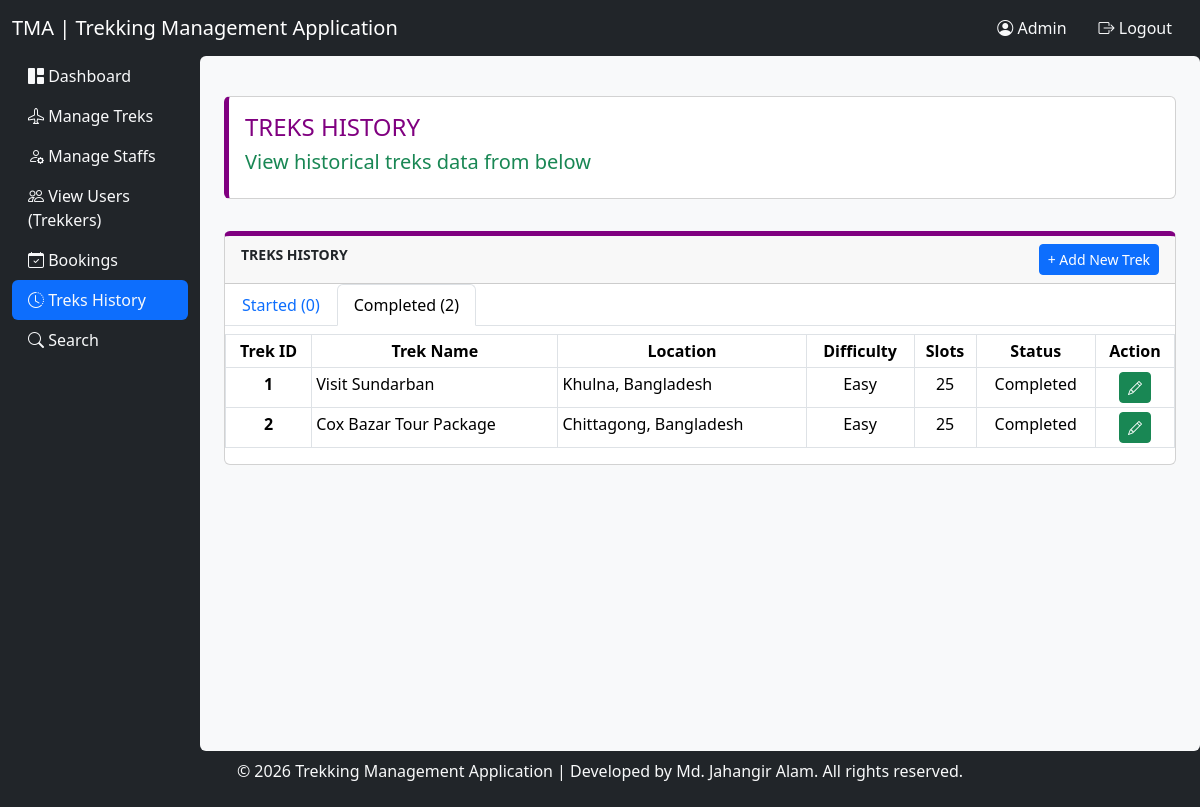
The app's page /adminTreksHistory?tabID=2 (signed in) with its own data.
### application/models.py (models this page shows)
class Trek(db.Model):
    __tablename__ = 'treks'
    id = db.Column(db.Integer, primary_key = True)
    trek_name = db.Column(db.String(255), nullable = False)
    location = db.Column(db.String(255), nullable = False)
    difficulty = db.Column(db.String(255), nullable = False) ## easy / medium / hard
    duration = db.Column(db.Integer, nullable = False) ## In days
    assigned_staff_id = db.Column(db.Integer, db.ForeignKey('staffs.id'), nullable = False) ## Added to link Staff model
    status = db.Column(db.String(255), nullable = False, default = "deactive") ## (open / closed / completed
    start_date = db.Column(db.Date, nullable = False) ## Date in yyyy-mm-dd format
    end_date = db.Column(db.Date, nullable = False) ## Date in yyyy-mm-dd format
    total_slots = db.Column(db.Integer, nullable = False)
    trek_description = db.Column(db.String(300), nullable = False)
    trek_image_link = db.Column(db.String, nullable = False)

### application/controllers.py (the view)
@app.route('/adminTreksHistory')
def admin_treks_history():
    auth = req_role('admin')
    if auth == False:
        return redirect(url_for('logout'))
    treks = Trek.query.all()
    count_started = len([trek for trek in treks if trek.status =='started'])
    count_completed = len([trek for trek in treks if trek.status =='completed'])
    return render_template('adminTreksHistory.html',
        treks = treks,
        count_started = count_started,
        count_completed = count_completed
        )

### application/controllers.py (called while the page is built)
def req_role(required_role):
    if not session:
        return False
    if session['user_role'] != required_role:
        return False

### templates/adminTreksHistory.html (shortened to what this page needs)
{% set pageTitle = "Admin | Treks History" %}
{% set pageID = 16 %}
{% extends 'baseTemplate.tpl.html' %}
    {% block ContentArea %}
    <div class="container-fluid">
        <div class="row">
            {% include 'sidebar.inc.html' %}
            <div class="col-10 offset-2 p-4 bg-light rounded">
                <div class="row pt-2 mt-2 mb-4">
                    <div class="col">
                        <div class="card" style="border-left: 5px solid purple;">
                            <div class="card-body">
                                <h4 class="text-uppercase" style="color: purple;">Treks History</h4>
                                <p class="h5 text-success">View historical treks data from below</em></p>
                            </div>
                        </div>
                    </div>
                </div>
                <div class="row pt-2 mt-2 mb-4" style="min-height: 60vh">
                    <div class="col">
                        <div class="card" style="border-top: 5px solid purple;">
                            <div class="card-header d-flex justify-content-between">
                                <small class="text-uppercase"><strong>Treks History</strong></small>
                                <a class="btn btn-sm btn-primary" href="{{ url_for('admin_manage_treks_add') }}">+ Add New Trek</a>
                            </div>
                            <ul class="nav nav-tabs mb-2">
                                <li class="nav-item">
                                    <a class="nav-link {% if request.args.get('tabID', '1') == '1' %} active {% endif %}" href="?tabID=1">Started ({{ count_started }})</a>
                                </li>
                                <li class="nav-item">
                                    <a class="nav-link {% if request.args.get('tabID') == '2' %} active {% endif %}" href="?tabID=2">Completed ({{ count_completed }})</a>
                                </li>
                            </ul>
                            <div class="card-body p-0">
                                {% if request.args.get('tabID') == '2'  %}
                                <table class="table table-sm table-bordered">
                                    <thead class="bg-light">
                                        <tr>
                                            <th class="text-center">Trek ID</th>
                                            <th class="text-center">Trek Name</th>
                                            <th class="text-center">Location</th>
                                            <th class="text-center">Difficulty</th>
                                            <th class="text-center">Slots</th>
                                            <th class="text-center">Status</th>
                                            <th class="text-center">Action</th>
                                        </tr>
                                    </thead>
                                    <tbody>
                                    {% for trek in treks if trek.status == 'completed' %}
                                    <tr>
                                        <th class="text-center">{{ trek.id }}</th>
                                        <td>{{ trek.trek_name }}</td>
                                        <td>{{ trek.location }}</td>
                                        <td class="text-center">{{ trek.difficulty.capitalize() }}</td>
                                        <td class="text-center">{{ trek.total_slots }}</td>
                                        <td class="text-center">{{ trek.status.capitalize() }}</td>
                                        <td class="text-center">
                                            <a class="btn btn-sm btn-success" href="/adminManageTreks/edit/{{ trek.id }}"><i class="bi bi-pencil"></i></a>
                                        </td>
                                    </tr>
                                    {% endfor %}
                                    </tbody>
                                </table>
                                {% endif  %}
                            </div>
                        </div>
                    </div>
                </div>
            </div>
        </div>
    </div>
    {% endblock %}

### records on screen
Trek: id "1", trek_name "Visit Sundarban", location "Khulna, Bangladesh", difficulty "Easy", total_slots "25", status "Completed"
Trek: id "2", trek_name "Cox Bazar Tour Package", location "Chittagong, Bangladesh", difficulty "Easy", total_slots "25", status "Completed"

### other values on screen
{{ session['username'].capitalize() }} "Admin"
{{ count_started }} "0"
{{ count_completed }} "2"
